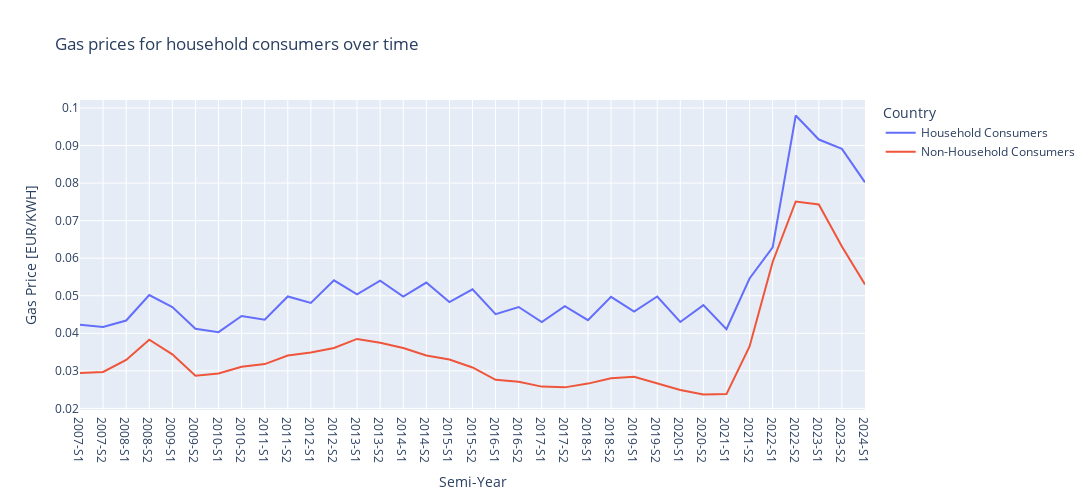

Source (notebook cell):
### Markdown cell above
## Gas prices

Now we will look at the gas prices for the household and non household consumers in the year range from 2007 until the first semester of 2024. An average value of the price between all EU countries will be analyzed. If we were to look at individual member countries the workload would most certainly explde due to the seemingly endless possibilities of comparisons. This data has been taken from the eurostat website:
- Household: https://ec.europa.eu/eurostat/databrowser/product/page/NRG_PC_202
- Non-Household: https://ec.europa.eu/eurostat/web/products-datasets/-/nrg_pc_203

The data is measured in EUR per kilowatt-hour [KWH] excluding all taxes and levies, to make it more comparable.

### Code cell
# reading the File for gas prices for household consumers
Raw_Gas_Prices_For_Household_Consumers = pd.read_excel("Data/Gas_Prices/Gas_Prices_For_Household_Consumers.xlsx", header=None)

# making the extracted data ready for plotting
To_Use_Gas_Prices_For_Household_Consumers = Raw_Gas_Prices_For_Household_Consumers.drop(labels=range(0,11))
To_Use_Gas_Prices_For_Household_Consumers = To_Use_Gas_Prices_For_Household_Consumers.drop(labels=range(49,len(Raw_Gas_Prices_For_Household_Consumers)))
To_Use_Gas_Prices_For_Household_Consumers.set_index(0, inplace=True)
To_Use_Gas_Prices_For_Household_Consumers.columns = To_Use_Gas_Prices_For_Household_Consumers.iloc[0]
To_Use_Gas_Prices_For_Household_Consumers.drop(['TIME', 'GEO (Labels)'], inplace=True)
To_Use_Gas_Prices_For_Household_Consumers.drop(To_Use_Gas_Prices_For_Household_Consumers.columns.values[pd.isna(To_Use_Gas_Prices_For_Household_Consumers.columns.values)], axis=1, inplace=True)
To_Use_Gas_Prices_For_Household_Consumers.replace(to_replace=":", value=np.nan, inplace=True)

# reading the File for gas prices for non-household consumers
Raw_Gas_Prices_For_Non_Household_Consumers = pd.read_excel("Data/Gas_Prices/Gas_Prices_For_Non_Household_Consumers.xlsx", header=None)

# making the extracted data ready for plotting
To_Use_Gas_Prices_For_Non_Household_Consumers = Raw_Gas_Prices_For_Non_Household_Consumers.drop(labels=range(0,11))
To_Use_Gas_Prices_For_Non_Household_Consumers = To_Use_Gas_Prices_For_Non_Household_Consumers.drop(labels=range(50,len(Raw_Gas_Prices_For_Non_Household_Consumers)))
To_Use_Gas_Prices_For_Non_Household_Consumers.set_index(0, inplace=True)
To_Use_Gas_Prices_For_Non_Household_Consumers.columns = To_Use_Gas_Prices_For_Non_Household_Consumers.iloc[0]
To_Use_Gas_Prices_For_Non_Household_Consumers.drop(['TIME', 'GEO (Labels)'], inplace=True)
To_Use_Gas_Prices_For_Non_Household_Consumers.drop(To_Use_Gas_Prices_For_Non_Household_Consumers.columns.values[pd.isna(To_Use_Gas_Prices_For_Non_Household_Consumers.columns.values)], axis=1, inplace=True)
To_Use_Gas_Prices_For_Non_Household_Consumers.replace(to_replace=":", value=np.nan, inplace=True)

# Extracting the information we want to plot
Gas_Prices = pd.DataFrame(index=(0,1), columns=To_Use_Gas_Prices_For_Household_Consumers.columns.values)
Gas_Prices.loc[0] = To_Use_Gas_Prices_For_Household_Consumers.loc['European Union - 27 countries (from 2020)'].values
Gas_Prices.loc[1] = To_Use_Gas_Prices_For_Non_Household_Consumers.loc['European Union - 27 countries (from 2020)'].values
Gas_Prices.index = ['Household Consumers', 'Non-Household Consumers']
Gas_Prices

# plotting
Gas_Prices = Gas_Prices.T.reset_index()
Gas_Prices = Gas_Prices.rename(columns={'index':'Semi-Year'})
Gas_Prices = Gas_Prices.melt(id_vars=['Semi-Year'], var_name='Country', value_name='Gas Price')
fig=px.line(
    Gas_Prices,
    x='Semi-Year',
    y='Gas Price',
    color='Country',
    title='Gas prices over time',
    labels={'Gas Price': 'Gas Price [EUR/KWH]', 'Semi-Year':'Semi-Year'}
)
fig.update_layout(width=1300, height=500)
fig.show()

### Figure 1 — Plotly figure (JSON) as saved in the notebook; plotly's stock layout.template omitted (floating-point values rounded to 4 significant figures)
{"data": [{"hovertemplate": "Country=Household Consumers<br>Semi-Year=%{x}<br>Gas Price [EUR/KWH]=%{y}<extra></extra>", "legendgroup": "Household Consumers", "line": {"color": "#636efa", "dash": "solid"}, "marker": {"symbol": "circle"}, "mode": "lines", "name": "Household Consumers", "orientation": "v", "showlegend": true, "type": "scatter", "x": ["2007-S1", "2007-S2", "2008-S1", "2008-S2", "2009-S1", "2009-S2", "2010-S1", "2010-S2", "2011-S1", "2011-S2", "2012-S1", "2012-S2", "2013-S1", "2013-S2", "2014-S1", "2014-S2", "2015-S1", "2015-S2", "2016-S1", "2016-S2", "2017-S1", "2017-S2", "2018-S1", "2018-S2", "2019-S1", "2019-S2", "2020-S1", "2020-S2", "2021-S1", "2021-S2", "2022-S1", "2022-S2", "2023-S1", "2023-S2", "2024-S1"], "xaxis": "x", "y": [0.0423, 0.0417, 0.0434, 0.0502, 0.047, 0.0412, 0.0403, 0.0446, 0.0436, 0.0498, 0.0481, 0.0541, 0.0504, 0.054, 0.0498, 0.0535, 0.0483, 0.0517, 0.0451, 0.047, 0.043, 0.0472, 0.0435, 0.0497, 0.0458, 0.0498, 0.043, 0.0475, 0.0411, 0.0546, 0.0629, 0.098, 0.0916, 0.0891, 0.0802], "yaxis": "y"}, {"hovertemplate": "Country=Non-Household Consumers<br>Semi-Year=%{x}<br>Gas Price [EUR/KWH]=%{y}<extra></extra>", "legendgroup": "Non-Household Consumers", "line": {"color": "#EF553B", "dash": "solid"}, "marker": {"symbol": "circle"}, "mode": "lines", "name": "Non-Household Consumers", "orientation": "v", "showlegend": true, "type": "scatter", "x": ["2007-S1", "2007-S2", "2008-S1", "2008-S2", "2009-S1", "2009-S2", "2010-S1", "2010-S2", "2011-S1", "2011-S2", "2012-S1", "2012-S2", "2013-S1", "2013-S2", "2014-S1", "2014-S2", "2015-S1", "2015-S2", "2016-S1", "2016-S2", "2017-S1", "2017-S2", "2018-S1", "2018-S2", "2019-S1", "2019-S2", "2020-S1", "2020-S2", "2021-S1", "2021-S2", "2022-S1", "2022-S2", "2023-S1", "2023-S2", "2024-S1"], "xaxis": "x", "y": [0.0294, 0.0297, 0.0329, 0.0383, 0.0344, 0.0287, 0.0293, 0.0311, 0.0318, 0.0341, 0.0349, 0.0361, 0.0385, 0.0375, 0.0361, 0.0341, 0.033, 0.0309, 0.0276, 0.0271, 0.0258, 0.0256, 0.0266, 0.028, 0.0284, 0.0267, 0.0249, 0.0237, 0.0238, 0.0365, 0.059, 0.0751, 0.0743, 0.0631, 0.053], "yaxis": "y"}], "layout": {"height": 500, "legend": {"title": {"text": "Country"}, "tracegroupgap": 0}, "title": {"text": "Gas prices for household consumers over time"}, "width": 1300, "xaxis": {"anchor": "y", "autorange": true, "domain": [0, 1], "range": [0, 34], "title": {"text": "Semi-Year"}, "type": "category"}, "yaxis": {"anchor": "x", "autorange": true, "domain": [0, 1], "range": [0.01957, 0.1021], "title": {"text": "Gas Price [EUR/KWH]"}, "type": "linear"}}}
